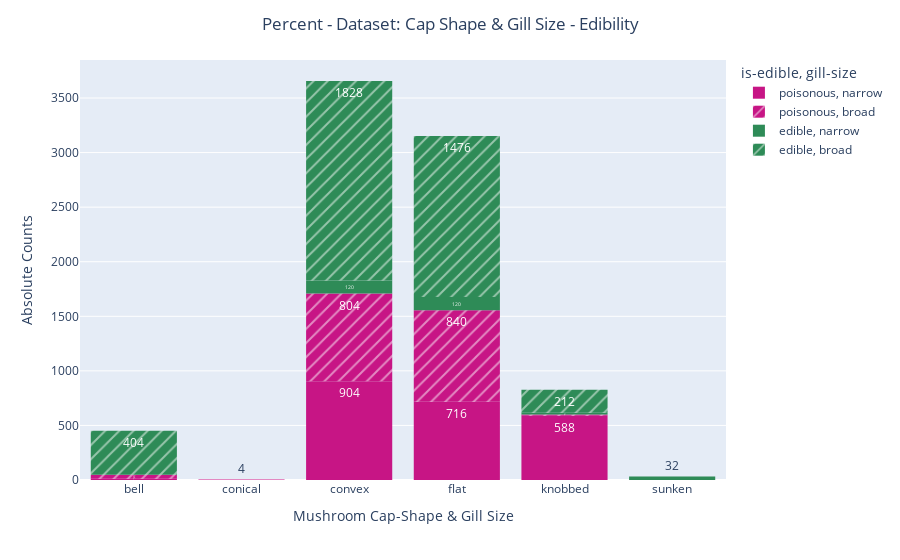

Notebook code for this chart:
### Markdown cell above
## 3 Dimensions

### Code cell
## Creating bar chart

# define figure element
fig = go.Figure()

# define histogram properties
fig = px.histogram (
                    df,
                    x = "cap-shape",
                    color = "is-edible",
                    pattern_shape = "gill-size",
                    color_discrete_sequence = [medimumvioletred, seagreen],
                    barmode = "relative",
                    #barnorm = "percent",
                    #histnorm = "probability",
                    text_auto = True,
                    labels={
                             "cap-shape": "Mushroom Cap-Shape & Gill Size",
                            }
                    ) \
        .update_traces(
                  hoverinfo="all") \
        .update_layout (
                        # update layout with titles
                        title={
                                "text": "Percent - Dataset: Cap Shape & Gill Size - Edibility",
                                "x": 0.5
                              },
    
                        yaxis_title= "Absolute Counts"
                    ) \
        .update_xaxes(categoryorder='category ascending')

# display the figure
fig.show()

### Figure 1 — Plotly figure (JSON) as saved in the notebook; plotly's stock layout.template omitted (floating-point values rounded to 4 significant figures; data arrays with more than 128 entries replaced by an {"elided": "..."} marker saying what was removed)
{"data": [{"alignmentgroup": "True", "bingroup": "x", "hoverinfo": "all", "hovertemplate": "is-edible=poisonous<br>gill-size=narrow<br>Mushroom Cap-Shape & Gill Size=%{x}<br>count=%{y}<extra></extra>", "legendgroup": "poisonous, narrow", "marker": {"color": "#C71585", "pattern": {"shape": ""}}, "name": "poisonous, narrow", "offsetgroup": "poisonous, narrow", "orientation": "v", "showlegend": true, "texttemplate": "%{value}", "type": "histogram", "x": {"elided": "2224 str values"}, "xaxis": "x", "yaxis": "y"}, {"alignmentgroup": "True", "bingroup": "x", "hoverinfo": "all", "hovertemplate": "is-edible=poisonous<br>gill-size=broad<br>Mushroom Cap-Shape & Gill Size=%{x}<br>count=%{y}<extra></extra>", "legendgroup": "poisonous, broad", "marker": {"color": "#C71585", "pattern": {"shape": "/"}}, "name": "poisonous, broad", "offsetgroup": "poisonous, broad", "orientation": "v", "showlegend": true, "texttemplate": "%{value}", "type": "histogram", "x": {"elided": "1692 str values"}, "xaxis": "x", "yaxis": "y"}, {"alignmentgroup": "True", "bingroup": "x", "hoverinfo": "all", "hovertemplate": "is-edible=edible<br>gill-size=narrow<br>Mushroom Cap-Shape & Gill Size=%{x}<br>count=%{y}<extra></extra>", "legendgroup": "edible, narrow", "marker": {"color": "#2E8B57", "pattern": {"shape": ""}}, "name": "edible, narrow", "offsetgroup": "edible, narrow", "orientation": "v", "showlegend": true, "texttemplate": "%{value}", "type": "histogram", "x": {"elided": "288 str values"}, "xaxis": "x", "yaxis": "y"}, {"alignmentgroup": "True", "bingroup": "x", "hoverinfo": "all", "hovertemplate": "is-edible=edible<br>gill-size=broad<br>Mushroom Cap-Shape & Gill Size=%{x}<br>count=%{y}<extra></extra>", "legendgroup": "edible, broad", "marker": {"color": "#2E8B57", "pattern": {"shape": "/"}}, "name": "edible, broad", "offsetgroup": "edible, broad", "orientation": "v", "showlegend": true, "texttemplate": "%{value}", "type": "histogram", "x": {"elided": "3920 str values"}, "xaxis": "x", "yaxis": "y"}], "layout": {"barmode": "relative", "legend": {"title": {"text": "is-edible, gill-size"}, "tracegroupgap": 0}, "margin": {"t": 60}, "title": {"text": "Percent - Dataset: Cap Shape & Gill Size - Edibility", "x": 0.5}, "xaxis": {"anchor": "y", "categoryorder": "category ascending", "domain": [0, 1], "title": {"text": "Mushroom Cap-Shape & Gill Size"}}, "yaxis": {"anchor": "x", "domain": [0, 1], "title": {"text": "Absolute Counts"}}}}
